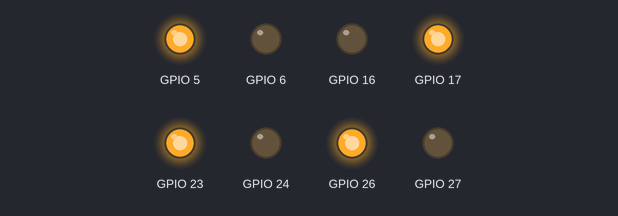
Bench run of a program on a simulated Raspberry Pi (BCM pin numbers). Parts: output pins drawn as LEDs (lit = HIGH). What the program prints to the terminal is not drawn. At 35.0 s the program stops and its outputs stay as they are.

Above: at 2.5 s.
At 12.5 s:
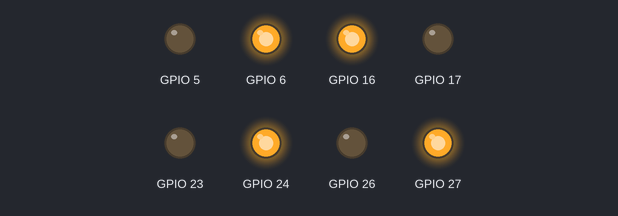
At 17.5 s:
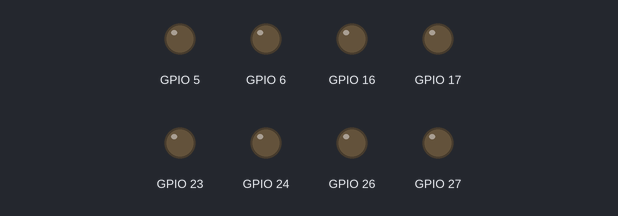
At 22.5 s:
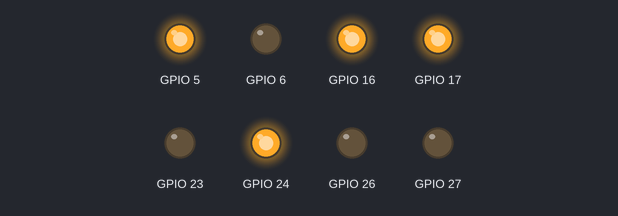
At 32.5 s:
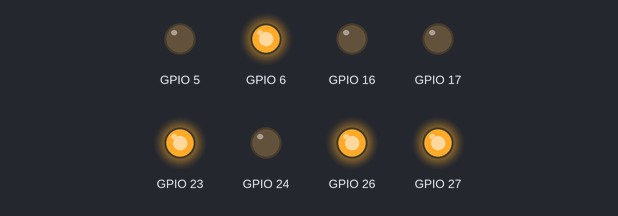
Timing chart, 0 to 36.5 s (numbered marks = the images above):
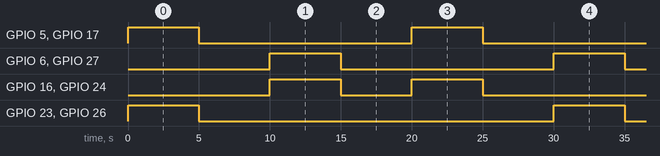

The program:

motor_temp.py
```python
from gpiozero import OutputDevice
import time

# 定义电机引脚
# 和您提供的一样，如果方向不对，请调整下面的函数
motors = {
    "M1": (OutputDevice(17), OutputDevice(27)),  # 右前轮
    "M2": (OutputDevice(23), OutputDevice(24)),  # 左前轮
    "M3": (OutputDevice(5), OutputDevice(6)),    # 左后轮
    "M4": (OutputDevice(26), OutputDevice(16)),  # 右后轮
}

# --- 电机控制函数 ---

def stop():
    """停止所有电机"""
    for motor_pins in motors.values():
        motor_pins[0].off()
        motor_pins[1].off()

def forward():
    """所有轮子向前转，小车前进"""
    motors["M1"][0].on()
    motors["M1"][1].off()
    motors["M2"][0].on()
    motors["M2"][1].off()
    motors["M3"][0].on()
    motors["M3"][1].off()
    motors["M4"][0].on()
    motors["M4"][1].off()

def backward():
    """所有轮子向后转，小车后退"""
    motors["M1"][0].off()
    motors["M1"][1].on()
    motors["M2"][0].off()
    motors["M2"][1].on()
    motors["M3"][0].off()
    motors["M3"][1].on()
    motors["M4"][0].off()
    motors["M4"][1].on()

def strafe_left():
    """左平移"""
    motors["M1"][0].on()   # 右前轮向前
    motors["M1"][1].off()
    motors["M2"][0].off()  # 左前轮向后
    motors["M2"][1].on()
    motors["M3"][0].on()   # 左后轮向前
    motors["M3"][1].off()
    motors["M4"][0].off()  # 右后轮向后
    motors["M4"][1].on()

def strafe_right():
    """右平移"""
    motors["M1"][0].off()  # 右前轮向后
    motors["M1"][1].on()
    motors["M2"][0].on()   # 左前轮向前
    motors["M2"][1].off()
    motors["M3"][0].off()  # 左后轮向后
    motors["M3"][1].on()
    motors["M4"][0].on()   # 右后轮向前
    motors["M4"][1].off()


# --- 主程序 ---
if __name__ == "__main__":
    print("自动控制程序启动...")
    # 使用 try...finally 来确保无论程序如何退出，电机都会停止
    try:
        # 动作序列
        print("步骤 1: 向前移动 5 秒...")
        forward()
        time.sleep(5)

        print("步骤 2: 停止 5 秒...")
        stop()
        time.sleep(5)

        print("步骤 3: 向后移动 5 秒...")
        backward()
        time.sleep(5)

        print("步骤 4: 停止 5 秒...")
        stop()
        time.sleep(5)

        print("步骤 5: 向左平移 5 秒...")
        strafe_left()
        time.sleep(5)

        print("步骤 6: 停止 5 秒...")
        stop()
        time.sleep(5)

        print("步骤 7: 向右平移 5 秒...")
        strafe_right()
        time.sleep(5)

        print("\n所有动作执行完毕，程序结束。")

    except KeyboardInterrupt:
        # 如果用户按 Ctrl+C 中断程序，也会执行 finally
        print("\n程序被用户中断。")
    except Exception as e:
        # 捕获其他可能的错误
        print(f"发生错误: {e}")
    finally:
        # 最后的安全保障：确保所有电机都已停止
        print("执行最终清理：停止所有电机。")
        stop()
```

Measured:
- by itself, GPIO 5, GPIO 6, GPIO 17, GPIO 27: alternates HIGH for 5.0 s and LOW for 15.0 s
- by itself, GPIO 16, GPIO 24: alternates HIGH for 5.0 s and LOW for 5.0 s, 4 changes in all, then stays LOW
- by itself, GPIO 23, GPIO 26: alternates HIGH for 5.0 s and LOW for 25.0 s
